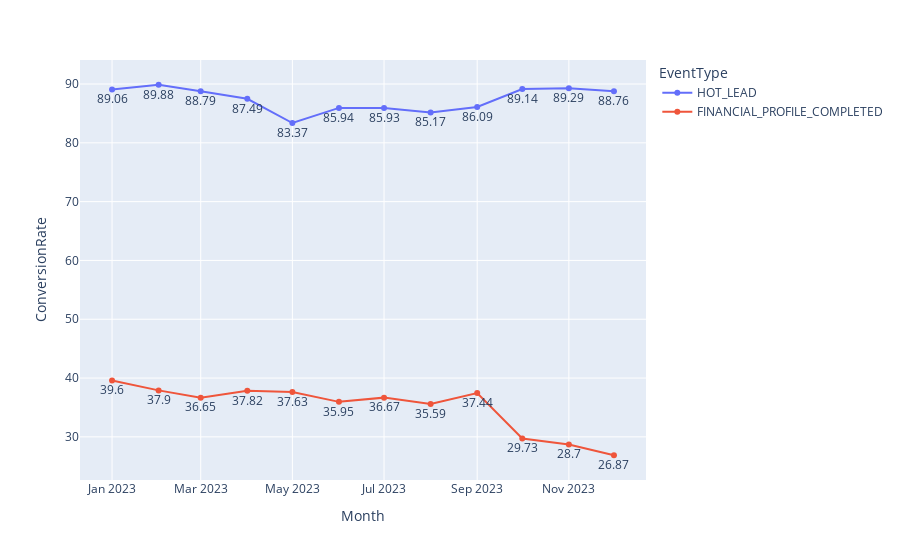

Write notebook code for a chart like this one.
### Code cell
import plotly.express as px

concat_df['ConversionRate'] = concat_df['ConversionRate'].round(2)  # Round ConversionRate to two decimal places
# Create a scatter plot with a trendline, color by 'EventType_hot', and facet by 'Month'
fig = px.line(concat_df,
                  x='Month', y='ConversionRate', color='EventType', markers=True,
                  text='ConversionRate')

fig.update_traces(textposition='bottom center')
# Show the plot
fig.show()

### Figure 1 — Plotly figure (JSON) as saved in the notebook; plotly's stock layout.template omitted (floating-point values rounded to 4 significant figures)
{"data": [{"hovertemplate": "EventType=HOT_LEAD<br>Month=%{x}<br>ConversionRate=%{text}<extra></extra>", "legendgroup": "HOT_LEAD", "line": {"color": "#636efa", "dash": "solid"}, "marker": {"symbol": "circle"}, "mode": "markers+lines+text", "name": "HOT_LEAD", "orientation": "v", "showlegend": true, "text": [89.06, 89.88, 88.79, 87.49, 83.37, 85.94, 85.93, 85.17, 86.09, 89.14, 89.29, 88.76], "textposition": "bottom center", "type": "scatter", "x": ["2023-01", "2023-02", "2023-03", "2023-04", "2023-05", "2023-06", "2023-07", "2023-08", "2023-09", "2023-10", "2023-11", "2023-12"], "xaxis": "x", "y": [89.06, 89.88, 88.79, 87.49, 83.37, 85.94, 85.93, 85.17, 86.09, 89.14, 89.29, 88.76], "yaxis": "y"}, {"hovertemplate": "EventType=FINANCIAL_PROFILE_COMPLETED<br>Month=%{x}<br>ConversionRate=%{text}<extra></extra>", "legendgroup": "FINANCIAL_PROFILE_COMPLETED", "line": {"color": "#EF553B", "dash": "solid"}, "marker": {"symbol": "circle"}, "mode": "markers+lines+text", "name": "FINANCIAL_PROFILE_COMPLETED", "orientation": "v", "showlegend": true, "text": [39.6, 37.9, 36.65, 37.82, 37.63, 35.95, 36.67, 35.59, 37.44, 29.73, 28.7, 26.87], "textposition": "bottom center", "type": "scatter", "x": ["2023-01", "2023-02", "2023-03", "2023-04", "2023-05", "2023-06", "2023-07", "2023-08", "2023-09", "2023-10", "2023-11", "2023-12"], "xaxis": "x", "y": [39.6, 37.9, 36.65, 37.82, 37.63, 35.95, 36.67, 35.59, 37.44, 29.73, 28.7, 26.87], "yaxis": "y"}], "layout": {"legend": {"title": {"text": "EventType"}, "tracegroupgap": 0}, "margin": {"t": 60}, "xaxis": {"anchor": "y", "domain": [0, 1], "title": {"text": "Month"}}, "yaxis": {"anchor": "x", "domain": [0, 1], "title": {"text": "ConversionRate"}}}}
